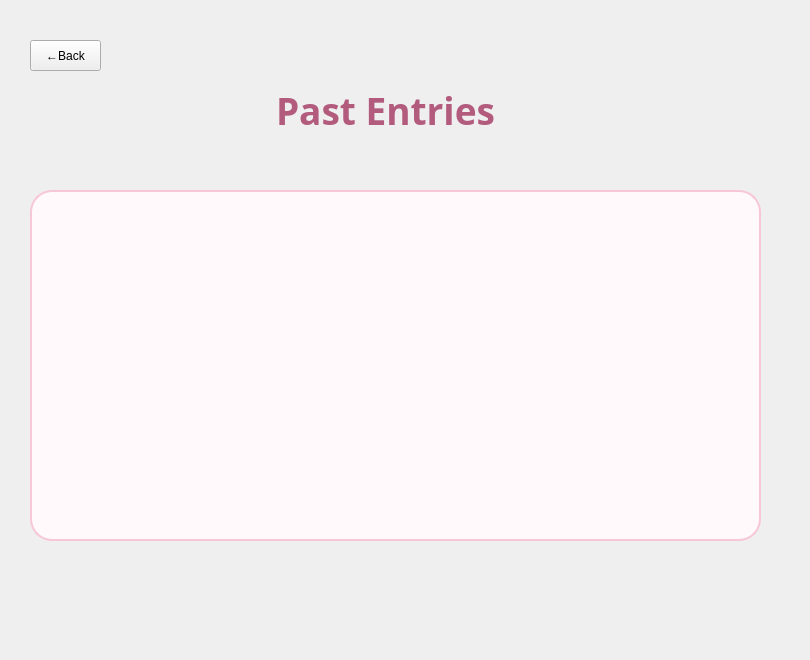
      <widget class="QWidget" name="pageHistory">
       <widget class="QPushButton" name="btnBackFromHistory">
        <property name="geometry">
         <rect>
          <x>30</x>
          <y>40</y>
          <width>71</width>
          <height>31</height>
         </rect>
        </property>
        <property name="text">
         <string>←Back</string>
        </property>
       </widget>
       <widget class="QListWidget" name="listWidgetHistory">
        <property name="geometry">
         <rect>
          <x>30</x>
          <y>190</y>
          <width>731</width>
          <height>351</height>
         </rect>
        </property>
        <property name="styleSheet">
         <string notr="true">QListWidget#listWidgetHistory
{
    background: #FFF9FB;
    border: 2px solid #F7C7D7;
    border-radius: 22px;

    padding: 12px;
    outline: none;

    font-family: &quot;Poppins&quot;;
    font-size: 11pt;
    color: #7A5A68;
}
QListWidget#listWidgetHistory::item
{
    background: #FFFFFF;

    border: 2px solid #F9D8E4;
    border-radius: 18px;

    margin: 8px;
    padding: 16px;

    min-height: 60px;
}
QListWidget#listWidgetHistory::item:hover
{
    background: #FFF1F6;
    border: 2px solid #F6AFC7;
}
QListWidget#listWidgetHistory::item:selected
{
    background: #FFE4EF;
    border: 2px solid #EC7CA6;

    color: #B34873;
}
QScrollBar:vertical
{
    background: transparent;
    width: 14px;
    border: none;
}

QScrollBar::handle:vertical
{
    background: #F4B5CA;
    border-radius: 7px;
    min-height: 45px;
}

QScrollBar::handle:vertical:hover
{
    background: #EB90B2;
}

QScrollBar::add-line:vertical,
QScrollBar::sub-line:vertical
{
    height:0px;
}

QScrollBar::add-page:vertical,
QScrollBar::sub-page:vertical
{
    background: transparent;
}</string>
        </property>
       </widget>
       <widget class="QLabel" name="label_23">
        <property name="geometry">
         <rect>
          <x>240</x>
          <y>70</y>
          <width>291</width>
          <height>81</height>
         </rect>
        </property>
        <property name="font">
         <font>
          <family>Segoe Print</family>
          <pointsize>28</pointsize>
          <bold>true</bold>
         </font>
        </property>
        <property name="styleSheet">
         <string notr="true">
    color: #B25B7D;
    font-family: &quot;Segoe Print&quot;;
    font-weight: bold;
    background: transparent;
</string>
        </property>
        <property name="text">
         <string>Past Entries</string>
        </property>
        <property name="alignment">
         <set>Qt::AlignmentFlag::AlignCenter</set>
        </property>
       </widget>
       <widget class="QLabel" name="label_24">
        <property name="geometry">
         <rect>
          <x>500</x>
          <y>20</y>
          <width>191</width>
          <height>211</height>
         </rect>
        </property>
        <property name="text">
         <string/>
        </property>
        <property name="pixmap">
         <pixmap resource="resources.qrc">:/assets2/cat.png</pixmap>
        </property>
        <property name="scaledContents">
         <bool>true</bool>
        </property>
       </widget>
       <widget class="QLabel" name="label_25">
        <property name="geometry">
         <rect>
          <x>-30</x>
          <y>190</y>
          <width>131</width>
          <height>241</height>
         </rect>
        </property>
        <property name="text">
         <string/>
        </property>
        <property name="pixmap">
         <pixmap resource="resources.qrc">:/assets2/leaf.png</pixmap>
        </property>
        <property name="scaledContents">
         <bool>true</bool>
        </property>
       </widget>
       <widget class="QLabel" name="label_26">
        <property name="geometry">
         <rect>
          <x>200</x>
          <y>60</y>
          <width>101</width>
          <height>101</height>
         </rect>
        </property>
        <property name="text">
         <string/>
        </property>
        <property name="pixmap">
         <pixmap resource="resources.qrc">:/assets2/spark.png</pixmap>
        </property>
        <property name="scaledContents">
         <bool>true</bool>
        </property>
       </widget>
       <widget class="QLabel" name="label_27">
        <property name="geometry">
         <rect>
          <x>630</x>
          <y>430</y>
          <width>171</width>
          <height>221</height>
         </rect>
        </property>
        <property name="text">
         <string/>
        </property>
        <property name="pixmap">
         <pixmap resource="resources.qrc">:/assets2/camera.png</pixmap>
        </property>
        <property name="scaledContents">
         <bool>true</bool>
        </property>
       </widget>
      </widget>
